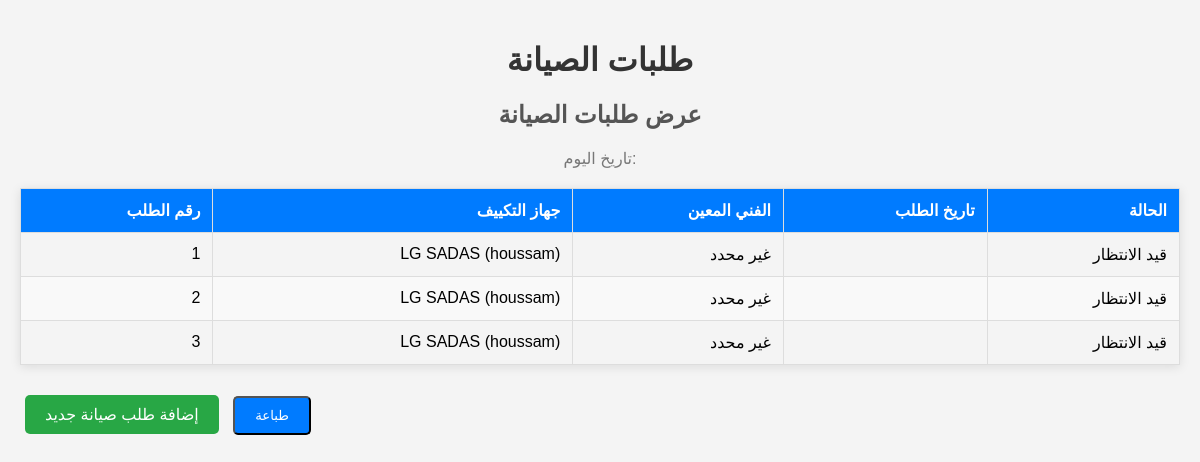
The page /maintenance-requests/ (signed in) on the database its author committed.
### core/models.py (models this page shows, shortened)
class MaintenanceRequest(models.Model):
    air_conditioner = models.ForeignKey(AirConditioner, on_delete=models.CASCADE, verbose_name='جهاز التكييف')
    assigned_to = models.ForeignKey(Technician, on_delete=models.CASCADE, verbose_name='الفني المعين')
    request_date = models.DateField(auto_now_add=True, verbose_name='تاريخ الطلب')
    status = models.CharField(max_length=20, choices=[
        ('Pending', 'قيد الانتظار'),
        ('In Progress', 'قيد التنفيذ'),
        ('Completed', 'مكتمل')
    ], verbose_name='الحالة')
    description = models.TextField(blank=True, verbose_name='وصف الطلب')

class AirConditioner(models.Model):
    client = models.ForeignKey(Client, on_delete=models.CASCADE, verbose_name='العميل')
    brand = models.CharField(max_length=100, verbose_name='العلامة التجارية')
    model = models.CharField(max_length=100, verbose_name='طراز الجهاز')
    installation_date = models.DateField(verbose_name='تاريخ التركيب')
    def __str__(self):
        return f"{self.brand} {self.model} ({self.client.name})"

class Client(models.Model):
    name = models.CharField(max_length=100, verbose_name='اسم العميل')
    phone_number = models.CharField(max_length=15, verbose_name='رقم الهاتف')
    address = models.TextField(verbose_name='العنوان')

### core/views.py (the view)
# urls.py: path('maintenance-requests/', maintenance_requests, name='maintenance_requests'),  # رابط طلبات الصيانة
@login_required
def maintenance_requests(request):
    requests = MaintenanceRequest.objects.all()
    return render(request, 'core/maintenance_requests.html', {'requests': requests})

### core/templates/core/maintenance_requests.html (shortened to what this page needs)
<!DOCTYPE html>
<html lang="ar">
<head>
</head>
<body>
    <h1>طلبات الصيانة</h1>
    <h2>عرض طلبات الصيانة</h2>
    <div class="date">تاريخ اليوم: {{ current_date|date:"Y-m-d" }}</div>
    <table>
        <thead>
            <tr>
                <th>رقم الطلب</th>
                <th>جهاز التكييف</th>
                <th>الفني المعين</th>
                <th>تاريخ الطلب</th>
                <th>الحالة</th>
            </tr>
        </thead>
        <tbody>
            {% if requests %}
                {% for request in requests %}
                    <tr>
                        <td>{{ request.id }}</td>
                        <td>{{ request.air_conditioner }}</td>
                        <td>{{ request.assigned_to.username|default:"غير محدد" }}</td>
                        <td>{{ request.created_at|date:"Y-m-d H:i" }}</td>
                        <td>{{ request.get_status_display }}</td>
                    </tr>
                {% endfor %}
            {% else %}
                <tr>
                    <td colspan="5">لا توجد طلبات صيانة.</td>
                </tr>
            {% endif %}
        </tbody>
    </table>
    <a href="{% url 'create_maintenance_request' %}" class="button">إضافة طلب صيانة جديد</a>
    <button onclick="printPage()" class="button print-button">طباعة</button>
</body>
</html>

### core/templates/core/maintenance_requests.html (style rules this page uses)
body { font-family: Arial, sans-serif; background-color: #f4f4f4; margin: 0; padding: 20px; }
h1 { text-align: center; color: #333; }
h2 { text-align: center; color: #555; }
.date { text-align: center; font-size: 16px; color: #777; }
table { width: 100%; border-collapse: collapse; margin: 20px 0; box-shadow: 0 2px 10px rgba(0, 0, 0, 0.1); }
th, td { padding: 12px; text-align: right; border: 1px solid #ddd; }
th { background-color: #007bff; color: white; }
tr:nth-child(even) { background-color: #f9f9f9; }
.button { display: inline-block; padding: 10px 20px; color: white; background-color: #28a745; text-decoration: none; border-radius: 5px; transition: background-color 0.3s; margin: 10px 5px; }
.print-button { background-color: #007bff; }

### rows shown on the page
MaintenanceRequest: id "1", air_conditioner "LG SADAS (houssam)", assigned_to.username "غير محدد", status "قيد الانتظار"
MaintenanceRequest: id "2", air_conditioner "LG SADAS (houssam)", assigned_to.username "غير محدد", status "قيد الانتظار"
MaintenanceRequest: id "3", air_conditioner "LG SADAS (houssam)", assigned_to.username "غير محدد", status "قيد الانتظار"
